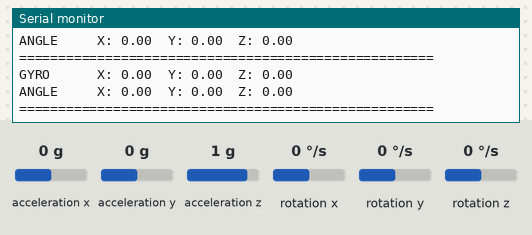
This sketch was run on a simulated Arduino Uno, built with avr-gcc and run on an emulated ATmega328P. On the bench: the last lines printed to the serial monitor. The test bench sets the inputs (shaded band); at power-on: acceleration x 0 g, acceleration y 0 g, acceleration z 1 g, rotation x 0 °/s, rotation z 0 °/s, rotation y 0 °/s.

Above: at 3.2 s.
3.3 s: acceleration x set to -1.4 g
At 5.0 s:
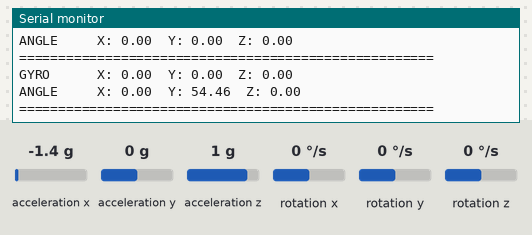
6.3 s: acceleration y set to -1.4 g
At 7.7 s:
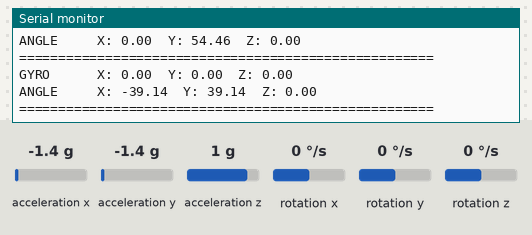
7.8 s: acceleration z set to -1.4 g
At 9.0 s:
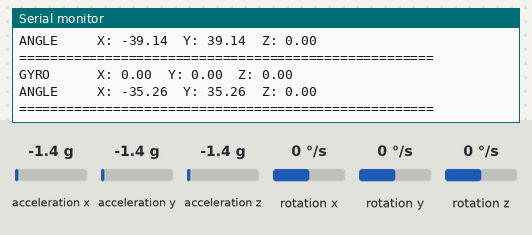
9.3 s: rotation x set to -192 °/s
At 10.0 s:
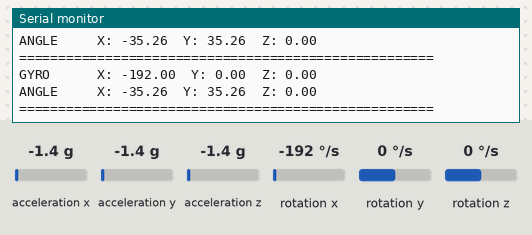
10.8 s: rotation z set to -192 °/s
At 12.1 s:
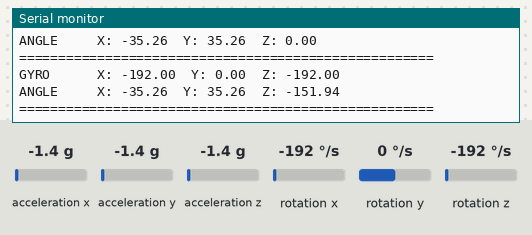
Timing chart, 0 to 13.8 s (numbered marks = the images above; inputs shaded):
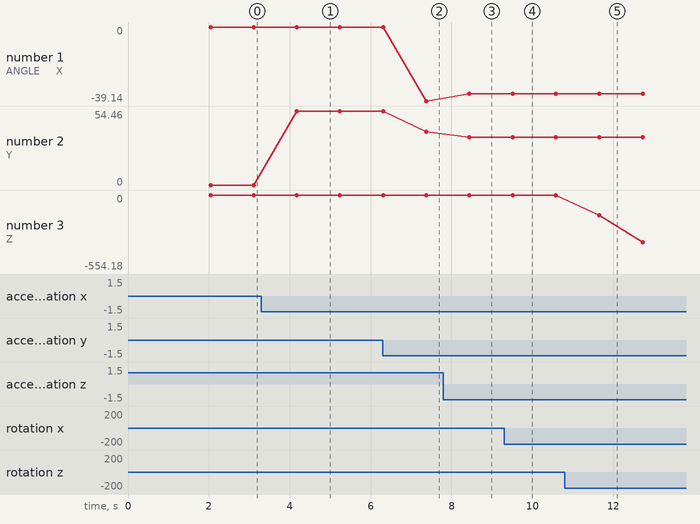

The sketch:

gyro_p4.ino
```cpp
#include <MPU6050_light.h>
#include <Wire.h>
MPU6050 mpu(Wire);

unsigned long timer = 0;

void setup() {
  Serial.begin(9600);
  Wire.begin();

  byte status = mpu.begin();
  Serial.print(F("MPU6050 status: "));
  Serial.println(status);
  while(status!=0){ } // stop everything if could not connect to MPU6050

  Serial.println(F("Calculating offsets, do not move MPU6050"));
  delay(1000);
  mpu.calcOffsets(true,true); // gyro and accelero
  Serial.println("Done!\n");

}

void loop() {
  mpu.update();

  if(millis() - timer > 1000){ // print data every second
    Serial.print(F("GYRO      X: "));Serial.print(mpu.getGyroX());
    Serial.print("\tY: ");Serial.print(mpu.getGyroY());
    Serial.print("\tZ: ");Serial.println(mpu.getGyroZ());


    Serial.print(F("ANGLE     X: "));Serial.print(mpu.getAngleX());
    Serial.print("\tY: ");Serial.print(mpu.getAngleY());
    Serial.print("\tZ: ");Serial.println(mpu.getAngleZ());
    Serial.println(F("=====================================================\n"));
    timer = millis();
  }

}
```

Measured:
- after the input at 3.3 s, the serial monitor: prints a new line after 0.87 s (image 1)
- after the input at 6.3 s, the serial monitor: prints a new line after 1.1 s (image 2)
- after the input at 7.8 s, the serial monitor: prints a new line after 0.64 s (image 3)
- after the input at 9.3 s, the serial monitor: prints a new line after 0.18 s (image 4)
- after the input at 10.8 s, the serial monitor: prints a new line after 0.81 s (image 5)
- plotted number 1: 0 → -39.14 after the input at 6.3 s, -39.14 → -35.26 after the input at 7.8 s
- plotted number 2: 0 → 54.46 after the input at 3.3 s, 54.46 → 39.14 after the input at 6.3 s, 39.14 → 35.26 after the input at 7.8 s
- plotted number 3: 0 → -554.18 after the input at 10.8 s
